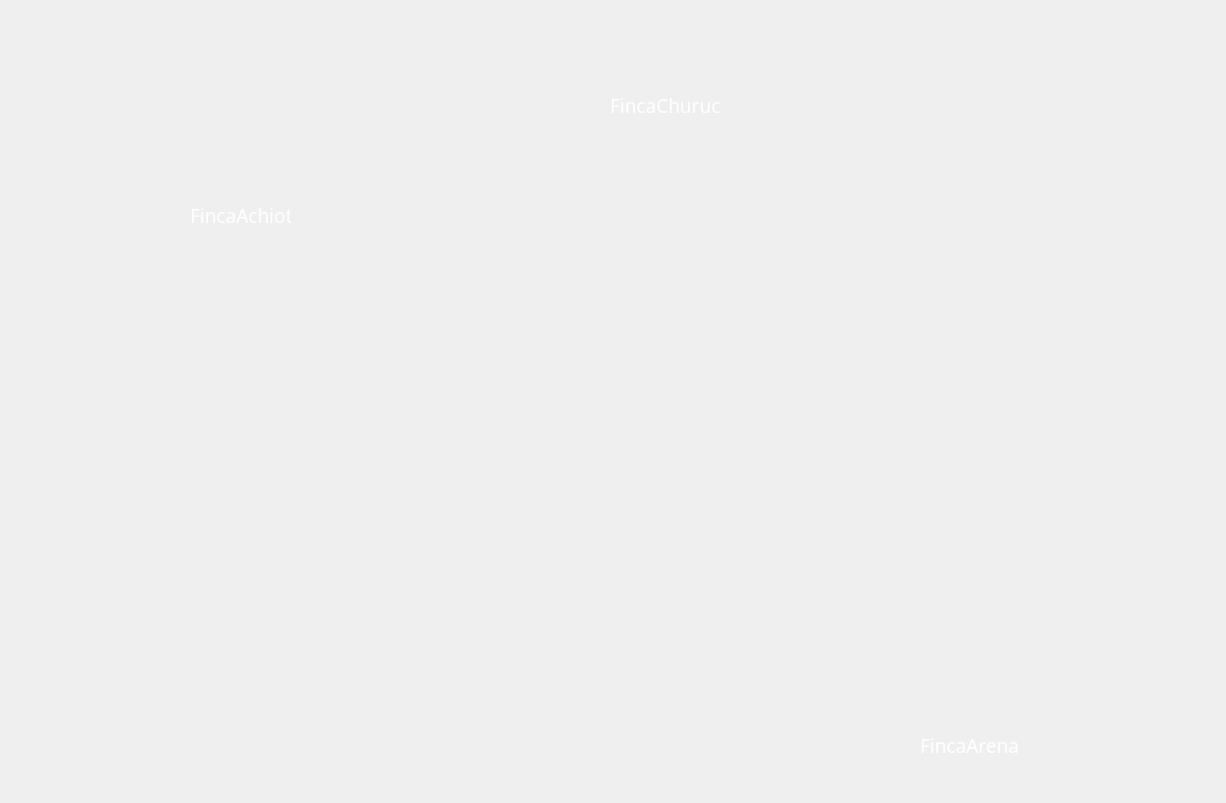
<?xml version="1.0" encoding="UTF-8"?>
<ui version="4.0">
 <class>ventanafincas</class>
 <widget class="QDialog" name="ventanafincas">
  <property name="geometry">
   <rect>
    <x>0</x>
    <y>0</y>
    <width>1226</width>
    <height>803</height>
   </rect>
  </property>
  <property name="windowTitle">
   <string>Dialog</string>
  </property>
  <widget class="QLabel" name="label">
   <property name="geometry">
    <rect>
     <x>0</x>
     <y>-170</y>
     <width>1231</width>
     <height>1141</height>
    </rect>
   </property>
   <property name="text">
    <string/>
   </property>
   <property name="pixmap">
    <pixmap resource="Resources.qrc">:/new/prefix1/FincasTotales.png</pixmap>
   </property>
  </widget>
  <widget class="QPushButton" name="verFincaAchiote">
   <property name="geometry">
    <rect>
     <x>210</x>
     <y>160</y>
     <width>61</width>
     <height>51</height>
    </rect>
   </property>
   <property name="text">
    <string/>
   </property>
   <property name="icon">
    <iconset resource="Resources.qrc">
     <normaloff>:/new/prefix1/punteroMaps.png</normaloff>:/new/prefix1/punteroMaps.png</iconset>
   </property>
   <property name="iconSize">
    <size>
     <width>40</width>
     <height>40</height>
    </size>
   </property>
   <property name="flat">
    <bool>true</bool>
   </property>
  </widget>
  <widget class="QPushButton" name="verFincaChuruca">
   <property name="geometry">
    <rect>
     <x>630</x>
     <y>50</y>
     <width>61</width>
     <height>51</height>
    </rect>
   </property>
   <property name="text">
    <string/>
   </property>
   <property name="icon">
    <iconset resource="Resources.qrc">
     <normaloff>:/new/prefix1/punteroMaps.png</normaloff>:/new/prefix1/punteroMaps.png</iconset>
   </property>
   <property name="iconSize">
    <size>
     <width>40</width>
     <height>40</height>
    </size>
   </property>
   <property name="flat">
    <bool>true</bool>
   </property>
  </widget>
  <widget class="QPushButton" name="verFincaArena">
   <property name="geometry">
    <rect>
     <x>930</x>
     <y>690</y>
     <width>61</width>
     <height>51</height>
    </rect>
   </property>
   <property name="text">
    <string/>
   </property>
   <property name="icon">
    <iconset resource="Resources.qrc">
     <normaloff>:/new/prefix1/punteroMaps.png</normaloff>:/new/prefix1/punteroMaps.png</iconset>
   </property>
   <property name="iconSize">
    <size>
     <width>40</width>
     <height>40</height>
    </size>
   </property>
   <property name="flat">
    <bool>true</bool>
   </property>
  </widget>
  <widget class="QLabel" name="label_2">
   <property name="geometry">
    <rect>
     <x>190</x>
     <y>200</y>
     <width>101</width>
     <height>31</height>
    </rect>
   </property>
   <property name="palette">
    <palette>
     <active>
      <colorrole role="WindowText">
       <brush brushstyle="SolidPattern">
        <color alpha="255">
         <red>255</red>
         <green>255</green>
         <blue>255</blue>
        </color>
       </brush>
      </colorrole>
      <colorrole role="Button">
       <brush brushstyle="SolidPattern">
        <color alpha="255">
         <red>0</red>
         <green>0</green>
         <blue>255</blue>
        </color>
       </brush>
      </colorrole>
      <colorrole role="Light">
       <brush brushstyle="SolidPattern">
        <color alpha="255">
         <red>127</red>
         <green>127</green>
         <blue>255</blue>
        </color>
       </brush>
      </colorrole>
      <colorrole role="Midlight">
       <brush brushstyle="SolidPattern">
        <color alpha="255">
         <red>63</red>
         <green>63</green>
         <blue>255</blue>
        </color>
       </brush>
      </colorrole>
      <colorrole role="Dark">
       <brush brushstyle="SolidPattern">
        <color alpha="255">
         <red>0</red>
         <green>0</green>
         <blue>127</blue>
        </color>
       </brush>
      </colorrole>
      <colorrole role="Mid">
       <brush brushstyle="SolidPattern">
        <color alpha="255">
         <red>0</red>
         <green>0</green>
         <blue>170</blue>
        </color>
       </brush>
      </colorrole>
      <colorrole role="Text">
       <brush brushstyle="SolidPattern">
        <color alpha="255">
         <red>0</red>
         <green>0</green>
         <blue>0</blue>
        </color>
       </brush>
      </colorrole>
      <colorrole role="BrightText">
       <brush brushstyle="SolidPattern">
        <color alpha="255">
         <red>255</red>
         <green>255</green>
         <blue>255</blue>
        </color>
       </brush>
      </colorrole>
      <colorrole role="ButtonText">
       <brush brushstyle="SolidPattern">
        <color alpha="255">
         <red>0</red>
         <green>0</green>
         <blue>0</blue>
        </color>
       </brush>
      </colorrole>
      <colorrole role="Base">
       <brush brushstyle="SolidPattern">
        <color alpha="255">
         <red>255</red>
         <green>255</green>
         <blue>255</blue>
        </color>
       </brush>
      </colorrole>
      <colorrole role="Window">
       <brush brushstyle="SolidPattern">
        <color alpha="255">
         <red>0</red>
         <green>0</green>
         <blue>255</blue>
        </color>
       </brush>
      </colorrole>
      <colorrole role="Shadow">
       <brush brushstyle="SolidPattern">
        <color alpha="255">
         <red>0</red>
         <green>0</green>
         <blue>0</blue>
        </color>
       </brush>
      </colorrole>
      <colorrole role="AlternateBase">
       <brush brushstyle="SolidPattern">
        <color alpha="255">
         <red>127</red>
         <green>127</green>
         <blue>255</blue>
        </color>
       </brush>
      </colorrole>
      <colorrole role="ToolTipBase">
       <brush brushstyle="SolidPattern">
        <color alpha="255">
         <red>255</red>
         <green>255</green>
         <blue>220</blue>
        </color>
       </brush>
      </colorrole>
      <colorrole role="ToolTipText">
       <brush brushstyle="SolidPattern">
        <color alpha="255">
         <red>0</red>
         <green>0</green>
         <blue>0</blue>
        </color>
       </brush>
      </colorrole>
      <colorrole role="PlaceholderText">
       <brush brushstyle="SolidPattern">
        <color alpha="128">
         <red>0</red>
         <green>0</green>
         <blue>0</blue>
        </color>
       </brush>
      </colorrole>
     </active>
     <inactive>
      <colorrole role="WindowText">
       <brush brushstyle="SolidPattern">
        <color alpha="255">
         <red>255</red>
         <green>255</green>
         <blue>255</blue>
        </color>
       </brush>
      </colorrole>
      <colorrole role="Button">
       <brush brushstyle="SolidPattern">
        <color alpha="255">
         <red>0</red>
         <green>0</green>
         <blue>255</blue>
        </color>
       </brush>
      </colorrole>
      <colorrole role="Light">
       <brush brushstyle="SolidPattern">
        <color alpha="255">
         <red>127</red>
         <green>127</green>
         <blue>255</blue>
        </color>
       </brush>
      </colorrole>
      <colorrole role="Midlight">
       <brush brushstyle="SolidPattern">
        <color alpha="255">
         <red>63</red>
         <green>63</green>
         <blue>255</blue>
        </color>
       </brush>
      </colorrole>
      <colorrole role="Dark">
       <brush brushstyle="SolidPattern">
        <color alpha="255">
         <red>0</red>
         <green>0</green>
         <blue>127</blue>
        </color>
       </brush>
      </colorrole>
      <colorrole role="Mid">
       <brush brushstyle="SolidPattern">
        <color alpha="255">
         <red>0</red>
         <green>0</green>
         <blue>170</blue>
        </color>
       </brush>
      </colorrole>
      <colorrole role="Text">
       <brush brushstyle="SolidPattern">
        <color alpha="255">
         <red>0</red>
         <green>0</green>
         <blue>0</blue>
        </color>
       </brush>
      </colorrole>
      <colorrole role="BrightText">
       <brush brushstyle="SolidPattern">
        <color alpha="255">
         <red>255</red>
         <green>255</green>
         <blue>255</blue>
        </color>
       </brush>
      </colorrole>
      <colorrole role="ButtonText">
       <brush brushstyle="SolidPattern">
        <color alpha="255">
         <red>0</red>
         <green>0</green>
         <blue>0</blue>
        </color>
       </brush>
      </colorrole>
      <colorrole role="Base">
       <brush brushstyle="SolidPattern">
        <color alpha="255">
         <red>255</red>
         <green>255</green>
         <blue>255</blue>
        </color>
       </brush>
      </colorrole>
      <colorrole role="Window">
       <brush brushstyle="SolidPattern">
        <color alpha="255">
         <red>0</red>
         <green>0</green>
         <blue>255</blue>
        </color>
       </brush>
      </colorrole>
      <colorrole role="Shadow">
       <brush brushstyle="SolidPattern">
        <color alpha="255">
         <red>0</red>
         <green>0</green>
         <blue>0</blue>
        </color>
       </brush>
      </colorrole>
      <colorrole role="AlternateBase">
       <brush brushstyle="SolidPattern">
        <color alpha="255">
         <red>127</red>
         <green>127</green>
         <blue>255</blue>
        </color>
       </brush>
      </colorrole>
      <colorrole role="ToolTipBase">
       <brush brushstyle="SolidPattern">
        <color alpha="255">
         <red>255</red>
         <green>255</green>
         <blue>220</blue>
        </color>
       </brush>
      </colorrole>
      <colorrole role="ToolTipText">
       <brush brushstyle="SolidPattern">
        <color alpha="255">
         <red>0</red>
         <green>0</green>
         <blue>0</blue>
        </color>
       </brush>
      </colorrole>
      <colorrole role="PlaceholderText">
       <brush brushstyle="SolidPattern">
        <color alpha="128">
         <red>0</red>
         <green>0</green>
         <blue>0</blue>
        </color>
       </brush>
      </colorrole>
     </inactive>
     <disabled>
      <colorrole role="WindowText">
       <brush brushstyle="SolidPattern">
        <color alpha="255">
         <red>0</red>
         <green>0</green>
         <blue>127</blue>
        </color>
       </brush>
      </colorrole>
      <colorrole role="Button">
       <brush brushstyle="SolidPattern">
        <color alpha="255">
         <red>0</red>
         <green>0</green>
         <blue>255</blue>
        </color>
       </brush>
      </colorrole>
      <colorrole role="Light">
       <brush brushstyle="SolidPattern">
        <color alpha="255">
         <red>127</red>
         <green>127</green>
         <blue>255</blue>
        </color>
       </brush>
      </colorrole>
      <colorrole role="Midlight">
       <brush brushstyle="SolidPattern">
        <color alpha="255">
         <red>63</red>
         <green>63</green>
         <blue>255</blue>
        </color>
       </brush>
      </colorrole>
      <colorrole role="Dark">
       <brush brushstyle="SolidPattern">
        <color alpha="255">
         <red>0</red>
         <green>0</green>
         <blue>127</blue>
        </color>
       </brush>
      </colorrole>
      <colorrole role="Mid">
       <brush brushstyle="SolidPattern">
        <color alpha="255">
         <red>0</red>
         <green>0</green>
         <blue>170</blue>
        </color>
       </brush>
      </colorrole>
      <colorrole role="Text">
       <brush brushstyle="SolidPattern">
        <color alpha="255">
         <red>0</red>
         <green>0</green>
         <blue>127</blue>
        </color>
       </brush>
      </colorrole>
      <colorrole role="BrightText">
       <brush brushstyle="SolidPattern">
        <color alpha="255">
         <red>255</red>
         <green>255</green>
         <blue>255</blue>
        </color>
       </brush>
      </colorrole>
      <colorrole role="ButtonText">
       <brush brushstyle="SolidPattern">
        <color alpha="255">
         <red>0</red>
         <green>0</green>
         <blue>127</blue>
        </color>
       </brush>
      </colorrole>
      <colorrole role="Base">
       <brush brushstyle="SolidPattern">
        <color alpha="255">
         <red>0</red>
         <green>0</green>
         <blue>255</blue>
        </color>
       </brush>
      </colorrole>
      <colorrole role="Window">
       <brush brushstyle="SolidPattern">
        <color alpha="255">
         <red>0</red>
         <green>0</green>
         <blue>255</blue>
        </color>
       </brush>
      </colorrole>
      <colorrole role="Shadow">
       <brush brushstyle="SolidPattern">
        <color alpha="255">
         <red>0</red>
         <green>0</green>
         <blue>0</blue>
        </color>
       </brush>
      </colorrole>
      <colorrole role="AlternateBase">
       <brush brushstyle="SolidPattern">
        <color alpha="255">
         <red>0</red>
         <green>0</green>
         <blue>255</blue>
        </color>
       </brush>
      </colorrole>
      <colorrole role="ToolTipBase">
       <brush brushstyle="SolidPattern">
        <color alpha="255">
         <red>255</red>
         <green>255</green>
         <blue>220</blue>
        </color>
       </brush>
      </colorrole>
      <colorrole role="ToolTipText">
       <brush brushstyle="SolidPattern">
        <color alpha="255">
         <red>0</red>
         <green>0</green>
         <blue>0</blue>
        </color>
       </brush>
      </colorrole>
      <colorrole role="PlaceholderText">
       <brush brushstyle="SolidPattern">
        <color alpha="128">
         <red>0</red>
         <green>0</green>
         <blue>0</blue>
        </color>
       </brush>
      </colorrole>
     </disabled>
    </palette>
   </property>
   <property name="font">
    <font>
     <family>Bahnschrift Light Condensed</family>
     <pointsize>14</pointsize>
    </font>
   </property>
   <property name="autoFillBackground">
    <bool>false</bool>
   </property>
   <property name="text">
    <string>FincaAchiote</string>
   </property>
  </widget>
  <widget class="QLabel" name="label_3">
   <property name="geometry">
    <rect>
     <x>920</x>
     <y>730</y>
     <width>101</width>
     <height>31</height>
    </rect>
   </property>
   <property name="palette">
    <palette>
     <active>
      <colorrole role="WindowText">
       <brush brushstyle="SolidPattern">
        <color alpha="255">
         <red>255</red>
         <green>255</green>
         <blue>255</blue>
        </color>
       </brush>
      </colorrole>
      <colorrole role="Button">
       <brush brushstyle="SolidPattern">
        <color alpha="255">
         <red>0</red>
         <green>0</green>
         <blue>255</blue>
        </color>
       </brush>
      </colorrole>
      <colorrole role="Light">
       <brush brushstyle="SolidPattern">
        <color alpha="255">
         <red>127</red>
         <green>127</green>
         <blue>255</blue>
        </color>
       </brush>
      </colorrole>
      <colorrole role="Midlight">
       <brush brushstyle="SolidPattern">
        <color alpha="255">
         <red>63</red>
         <green>63</green>
         <blue>255</blue>
        </color>
       </brush>
      </colorrole>
      <colorrole role="Dark">
       <brush brushstyle="SolidPattern">
        <color alpha="255">
         <red>0</red>
         <green>0</green>
         <blue>127</blue>
        </color>
       </brush>
      </colorrole>
      <colorrole role="Mid">
       <brush brushstyle="SolidPattern">
        <color alpha="255">
         <red>0</red>
         <green>0</green>
         <blue>170</blue>
        </color>
       </brush>
      </colorrole>
      <colorrole role="Text">
       <brush brushstyle="SolidPattern">
        <color alpha="255">
         <red>0</red>
         <green>0</green>
         <blue>0</blue>
        </color>
       </brush>
      </colorrole>
      <colorrole role="BrightText">
       <brush brushstyle="SolidPattern">
        <color alpha="255">
         <red>255</red>
         <green>255</green>
         <blue>255</blue>
        </color>
       </brush>
      </colorrole>
      <colorrole role="ButtonText">
       <brush brushstyle="SolidPattern">
        <color alpha="255">
         <red>0</red>
         <green>0</green>
         <blue>0</blue>
        </color>
       </brush>
      </colorrole>
      <colorrole role="Base">
       <brush brushstyle="SolidPattern">
        <color alpha="255">
         <red>255</red>
         <green>255</green>
         <blue>255</blue>
        </color>
       </brush>
      </colorrole>
      <colorrole role="Window">
       <brush brushstyle="SolidPattern">
        <color alpha="255">
         <red>0</red>
         <green>0</green>
         <blue>255</blue>
        </color>
       </brush>
      </colorrole>
      <colorrole role="Shadow">
       <brush brushstyle="SolidPattern">
        <color alpha="255">
         <red>0</red>
         <green>0</green>
         <blue>0</blue>
        </color>
       </brush>
      </colorrole>
      <colorrole role="AlternateBase">
       <brush brushstyle="SolidPattern">
        <color alpha="255">
         <red>127</red>
         <green>127</green>
         <blue>255</blue>
        </color>
       </brush>
      </colorrole>
      <colorrole role="ToolTipBase">
       <brush brushstyle="SolidPattern">
        <color alpha="255">
         <red>255</red>
         <green>255</green>
         <blue>220</blue>
        </color>
       </brush>
      </colorrole>
      <colorrole role="ToolTipText">
       <brush brushstyle="SolidPattern">
        <color alpha="255">
         <red>0</red>
         <green>0</green>
         <blue>0</blue>
        </color>
       </brush>
      </colorrole>
      <colorrole role="PlaceholderText">
       <brush brushstyle="SolidPattern">
        <color alpha="128">
         <red>0</red>
         <green>0</green>
         <blue>0</blue>
        </color>
       </brush>
      </colorrole>
     </active>
     <inactive>
      <colorrole role="WindowText">
       <brush brushstyle="SolidPattern">
        <color alpha="255">
         <red>255</red>
         <green>255</green>
         <blue>255</blue>
        </color>
       </brush>
      </colorrole>
      <colorrole role="Button">
       <brush brushstyle="SolidPattern">
        <color alpha="255">
         <red>0</red>
         <green>0</green>
         <blue>255</blue>
        </color>
       </brush>
      </colorrole>
      <colorrole role="Light">
       <brush brushstyle="SolidPattern">
        <color alpha="255">
         <red>127</red>
         <green>127</green>
         <blue>255</blue>
        </color>
       </brush>
      </colorrole>
      <colorrole role="Midlight">
       <brush brushstyle="SolidPattern">
        <color alpha="255">
         <red>63</red>
         <green>63</green>
         <blue>255</blue>
        </color>
       </brush>
      </colorrole>
      <colorrole role="Dark">
       <brush brushstyle="SolidPattern">
        <color alpha="255">
         <red>0</red>
         <green>0</green>
         <blue>127</blue>
        </color>
       </brush>
      </colorrole>
      <colorrole role="Mid">
       <brush brushstyle="SolidPattern">
        <color alpha="255">
         <red>0</red>
         <green>0</green>
         <blue>170</blue>
        </color>
       </brush>
      </colorrole>
      <colorrole role="Text">
       <brush brushstyle="SolidPattern">
        <color alpha="255">
         <red>0</red>
         <green>0</green>
         <blue>0</blue>
        </color>
       </brush>
      </colorrole>
      <colorrole role="BrightText">
       <brush brushstyle="SolidPattern">
        <color alpha="255">
         <red>255</red>
         <green>255</green>
         <blue>255</blue>
        </color>
       </brush>
      </colorrole>
      <colorrole role="ButtonText">
       <brush brushstyle="SolidPattern">
        <color alpha="255">
         <red>0</red>
         <green>0</green>
         <blue>0</blue>
        </color>
       </brush>
      </colorrole>
      <colorrole role="Base">
       <brush brushstyle="SolidPattern">
        <color alpha="255">
         <red>255</red>
         <green>255</green>
         <blue>255</blue>
        </color>
       </brush>
      </colorrole>
      <colorrole role="Window">
       <brush brushstyle="SolidPattern">
        <color alpha="255">
         <red>0</red>
         <green>0</green>
         <blue>255</blue>
        </color>
       </brush>
      </colorrole>
      <colorrole role="Shadow">
       <brush brushstyle="SolidPattern">
        <color alpha="255">
         <red>0</red>
         <green>0</green>
         <blue>0</blue>
        </color>
       </brush>
      </colorrole>
      <colorrole role="AlternateBase">
       <brush brushstyle="SolidPattern">
        <color alpha="255">
         <red>127</red>
         <green>127</green>
         <blue>255</blue>
        </color>
       </brush>
      </colorrole>
      <colorrole role="ToolTipBase">
       <brush brushstyle="SolidPattern">
        <color alpha="255">
         <red>255</red>
         <green>255</green>
         <blue>220</blue>
        </color>
       </brush>
      </colorrole>
      <colorrole role="ToolTipText">
       <brush brushstyle="SolidPattern">
        <color alpha="255">
         <red>0</red>
         <green>0</green>
         <blue>0</blue>
        </color>
       </brush>
      </colorrole>
      <colorrole role="PlaceholderText">
       <brush brushstyle="SolidPattern">
        <color alpha="128">
         <red>0</red>
         <green>0</green>
         <blue>0</blue>
        </color>
       </brush>
      </colorrole>
     </inactive>
     <disabled>
      <colorrole role="WindowText">
       <brush brushstyle="SolidPattern">
        <color alpha="255">
         <red>0</red>
         <green>0</green>
         <blue>127</blue>
        </color>
       </brush>
      </colorrole>
      <colorrole role="Button">
       <brush brushstyle="SolidPattern">
        <color alpha="255">
         <red>0</red>
         <green>0</green>
         <blue>255</blue>
        </color>
       </brush>
      </colorrole>
      <colorrole role="Light">
       <brush brushstyle="SolidPattern">
        <color alpha="255">
         <red>127</red>
         <green>127</green>
         <blue>255</blue>
        </color>
       </brush>
      </colorrole>
      <colorrole role="Midlight">
       <brush brushstyle="SolidPattern">
        <color alpha="255">
         <red>63</red>
         <green>63</green>
         <blue>255</blue>
        </color>
       </brush>
      </colorrole>
      <colorrole role="Dark">
       <brush brushstyle="SolidPattern">
        <color alpha="255">
         <red>0</red>
         <green>0</green>
         <blue>127</blue>
        </color>
       </brush>
      </colorrole>
      <colorrole role="Mid">
       <brush brushstyle="SolidPattern">
        <color alpha="255">
         <red>0</red>
         <green>0</green>
         <blue>170</blue>
        </color>
       </brush>
      </colorrole>
      <colorrole role="Text">
       <brush brushstyle="SolidPattern">
        <color alpha="255">
         <red>0</red>
         <green>0</green>
         <blue>127</blue>
        </color>
       </brush>
      </colorrole>
      <colorrole role="BrightText">
       <brush brushstyle="SolidPattern">
        <color alpha="255">
         <red>255</red>
         <green>255</green>
         <blue>255</blue>
        </color>
       </brush>
      </colorrole>
      <colorrole role="ButtonText">
       <brush brushstyle="SolidPattern">
        <color alpha="255">
         <red>0</red>
         <green>0</green>
         <blue>127</blue>
        </color>
       </brush>
      </colorrole>
      <colorrole role="Base">
       <brush brushstyle="SolidPattern">
        <color alpha="255">
         <red>0</red>
         <green>0</green>
         <blue>255</blue>
        </color>
       </brush>
      </colorrole>
      <colorrole role="Window">
       <brush brushstyle="SolidPattern">
        <color alpha="255">
         <red>0</red>
         <green>0</green>
         <blue>255</blue>
        </color>
       </brush>
      </colorrole>
      <colorrole role="Shadow">
       <brush brushstyle="SolidPattern">
        <color alpha="255">
         <red>0</red>
         <green>0</green>
         <blue>0</blue>
        </color>
       </brush>
      </colorrole>
      <colorrole role="AlternateBase">
       <brush brushstyle="SolidPattern">
        <color alpha="255">
         <red>0</red>
         <green>0</green>
         <blue>255</blue>
        </color>
       </brush>
      </colorrole>
      <colorrole role="ToolTipBase">
       <brush brushstyle="SolidPattern">
        <color alpha="255">
         <red>255</red>
         <green>255</green>
         <blue>220</blue>
        </color>
       </brush>
      </colorrole>
      <colorrole role="ToolTipText">
       <brush brushstyle="SolidPattern">
        <color alpha="255">
         <red>0</red>
         <green>0</green>
         <blue>0</blue>
        </color>
       </brush>
      </colorrole>
      <colorrole role="PlaceholderText">
       <brush brushstyle="SolidPattern">
        <color alpha="128">
         <red>0</red>
         <green>0</green>
         <blue>0</blue>
        </color>
       </brush>
      </colorrole>
     </disabled>
    </palette>
   </property>
   <property name="font">
    <font>
     <family>Bahnschrift Light Condensed</family>
     <pointsize>14</pointsize>
    </font>
   </property>
   <property name="autoFillBackground">
    <bool>false</bool>
   </property>
   <property name="text">
    <string>FincaArena</string>
   </property>
  </widget>
  <widget class="QLabel" name="label_4">
   <property name="geometry">
    <rect>
     <x>610</x>
     <y>90</y>
     <width>111</width>
     <height>31</height>
    </rect>
   </property>
   <property name="palette">
    <palette>
     <active>
      <colorrole role="WindowText">
       <brush brushstyle="SolidPattern">
        <color alpha="255">
         <red>255</red>
         <green>255</green>
         <blue>255</blue>
        </color>
       </brush>
      </colorrole>
      <colorrole role="Button">
       <brush brushstyle="SolidPattern">
        <color alpha="255">
         <red>0</red>
         <green>0</green>
         <blue>255</blue>
        </color>
       </brush>
      </colorrole>
      <colorrole role="Light">
       <brush brushstyle="SolidPattern">
        <color alpha="255">
         <red>127</red>
         <green>127</green>
         <blue>255</blue>
        </color>
       </brush>
      </colorrole>
      <colorrole role="Midlight">
       <brush brushstyle="SolidPattern">
        <color alpha="255">
         <red>63</red>
         <green>63</green>
         <blue>255</blue>
        </color>
       </brush>
      </colorrole>
      <colorrole role="Dark">
       <brush brushstyle="SolidPattern">
        <color alpha="255">
         <red>0</red>
         <green>0</green>
         <blue>127</blue>
        </color>
       </brush>
      </colorrole>
      <colorrole role="Mid">
       <brush brushstyle="SolidPattern">
        <color alpha="255">
         <red>0</red>
         <green>0</green>
         <blue>170</blue>
        </color>
       </brush>
      </colorrole>
      <colorrole role="Text">
       <brush brushstyle="SolidPattern">
        <color alpha="255">
         <red>0</red>
         <green>0</green>
         <blue>0</blue>
        </color>
       </brush>
      </colorrole>
      <colorrole role="BrightText">
       <brush brushstyle="SolidPattern">
        <color alpha="255">
         <red>255</red>
         <green>255</green>
         <blue>255</blue>
        </color>
       </brush>
      </colorrole>
      <colorrole role="ButtonText">
       <brush brushstyle="SolidPattern">
        <color alpha="255">
         <red>0</red>
         <green>0</green>
         <blue>0</blue>
        </color>
       </brush>
      </colorrole>
      <colorrole role="Base">
       <brush brushstyle="SolidPattern">
        <color alpha="255">
         <red>255</red>
         <green>255</green>
         <blue>255</blue>
        </color>
       </brush>
      </colorrole>
      <colorrole role="Window">
       <brush brushstyle="SolidPattern">
        <color alpha="255">
         <red>0</red>
         <green>0</green>
         <blue>255</blue>
        </color>
       </brush>
      </colorrole>
      <colorrole role="Shadow">
       <brush brushstyle="SolidPattern">
        <color alpha="255">
         <red>0</red>
         <green>0</green>
         <blue>0</blue>
        </color>
       </brush>
      </colorrole>
      <colorrole role="AlternateBase">
       <brush brushstyle="SolidPattern">
        <color alpha="255">
         <red>127</red>
         <green>127</green>
         <blue>255</blue>
        </color>
       </brush>
      </colorrole>
      <colorrole role="ToolTipBase">
       <brush brushstyle="SolidPattern">
        <color alpha="255">
         <red>255</red>
         <green>255</green>
         <blue>220</blue>
        </color>
       </brush>
      </colorrole>
      <colorrole role="ToolTipText">
       <brush brushstyle="SolidPattern">
        <color alpha="255">
         <red>0</red>
         <green>0</green>
         <blue>0</blue>
        </color>
       </brush>
      </colorrole>
      <colorrole role="PlaceholderText">
       <brush brushstyle="SolidPattern">
        <color alpha="128">
         <red>0</red>
         <green>0</green>
         <blue>0</blue>
        </color>
       </brush>
      </colorrole>
     </active>
     <inactive>
      <colorrole role="WindowText">
       <brush brushstyle="SolidPattern">
        <color alpha="255">
         <red>255</red>
         <green>255</green>
         <blue>255</blue>
        </color>
       </brush>
      </colorrole>
      <colorrole role="Button">
       <brush brushstyle="SolidPattern">
        <color alpha="255">
         <red>0</red>
         <green>0</green>
         <blue>255</blue>
        </color>
       </brush>
      </colorrole>
      <colorrole role="Light">
       <brush brushstyle="SolidPattern">
        <color alpha="255">
         <red>127</red>
         <green>127</green>
         <blue>255</blue>
        </color>
       </brush>
      </colorrole>
      <colorrole role="Midlight">
       <brush brushstyle="SolidPattern">
        <color alpha="255">
         <red>63</red>
         <green>63</green>
         <blue>255</blue>
        </color>
       </brush>
      </colorrole>
      <colorrole role="Dark">
       <brush brushstyle="SolidPattern">
        <color alpha="255">
         <red>0</red>
         <green>0</green>
         <blue>127</blue>
        </color>
       </brush>
      </colorrole>
      <colorrole role="Mid">
       <brush brushstyle="SolidPattern">
        <color alpha="255">
         <red>0</red>
         <green>0</green>
         <blue>170</blue>
        </color>
       </brush>
      </colorrole>
      <colorrole role="Text">
       <brush brushstyle="SolidPattern">
        <color alpha="255">
         <red>0</red>
         <green>0</green>
         <blue>0</blue>
        </color>
       </brush>
      </colorrole>
      <colorrole role="BrightText">
       <brush brushstyle="SolidPattern">
        <color alpha="255">
         <red>255</red>
         <green>255</green>
         <blue>255</blue>
        </color>
       </brush>
      </colorrole>
      <colorrole role="ButtonText">
       <brush brushstyle="SolidPattern">
        <color alpha="255">
         <red>0</red>
         <green>0</green>
         <blue>0</blue>
        </color>
       </brush>
      </colorrole>
      <colorrole role="Base">
       <brush brushstyle="SolidPattern">
        <color alpha="255">
         <red>255</red>
         <green>255</green>
         <blue>255</blue>
        </color>
       </brush>
      </colorrole>
      <colorrole role="Window">
       <brush brushstyle="SolidPattern">
        <color alpha="255">
         <red>0</red>
         <green>0</green>
         <blue>255</blue>
        </color>
       </brush>
      </colorrole>
      <colorrole role="Shadow">
       <brush brushstyle="SolidPattern">
        <color alpha="255">
         <red>0</red>
         <green>0</green>
         <blue>0</blue>
        </color>
       </brush>
      </colorrole>
      <colorrole role="AlternateBase">
       <brush brushstyle="SolidPattern">
        <color alpha="255">
         <red>127</red>
         <green>127</green>
         <blue>255</blue>
        </color>
       </brush>
      </colorrole>
      <colorrole role="ToolTipBase">
       <brush brushstyle="SolidPattern">
        <color alpha="255">
         <red>255</red>
         <green>255</green>
         <blue>220</blue>
        </color>
       </brush>
      </colorrole>
      <colorrole role="ToolTipText">
       <brush brushstyle="SolidPattern">
        <color alpha="255">
         <red>0</red>
         <green>0</green>
         <blue>0</blue>
        </color>
       </brush>
      </colorrole>
      <colorrole role="PlaceholderText">
       <brush brushstyle="SolidPattern">
        <color alpha="128">
         <red>0</red>
         <green>0</green>
         <blue>0</blue>
        </color>
       </brush>
      </colorrole>
     </inactive>
     <disabled>
      <colorrole role="WindowText">
       <brush brushstyle="SolidPattern">
        <color alpha="255">
         <red>0</red>
         <green>0</green>
         <blue>127</blue>
        </color>
       </brush>
      </colorrole>
      <colorrole role="Button">
       <brush brushstyle="SolidPattern">
        <color alpha="255">
         <red>0</red>
         <green>0</green>
         <blue>255</blue>
        </color>
       </brush>
      </colorrole>
      <colorrole role="Light">
       <brush brushstyle="SolidPattern">
        <color alpha="255">
         <red>127</red>
         <green>127</green>
         <blue>255</blue>
        </color>
       </brush>
      </colorrole>
      <colorrole role="Midlight">
       <brush brushstyle="SolidPattern">
        <color alpha="255">
         <red>63</red>
         <green>63</green>
         <blue>255</blue>
        </color>
       </brush>
      </colorrole>
      <colorrole role="Dark">
       <brush brushstyle="SolidPattern">
        <color alpha="255">
         <red>0</red>
         <green>0</green>
         <blue>127</blue>
        </color>
       </brush>
      </colorrole>
      <colorrole role="Mid">
       <brush brushstyle="SolidPattern">
        <color alpha="255">
         <red>0</red>
         <green>0</green>
         <blue>170</blue>
        </color>
       </brush>
      </colorrole>
      <colorrole role="Text">
       <brush brushstyle="SolidPattern">
        <color alpha="255">
         <red>0</red>
         <green>0</green>
         <blue>127</blue>
        </color>
       </brush>
      </colorrole>
      <colorrole role="BrightText">
       <brush brushstyle="SolidPattern">
        <color alpha="255">
         <red>255</red>
         <green>255</green>
         <blue>255</blue>
        </color>
       </brush>
      </colorrole>
      <colorrole role="ButtonText">
       <brush brushstyle="SolidPattern">
        <color alpha="255">
         <red>0</red>
         <green>0</green>
         <blue>127</blue>
        </color>
       </brush>
      </colorrole>
      <colorrole role="Base">
       <brush brushstyle="SolidPattern">
        <color alpha="255">
         <red>0</red>
         <green>0</green>
         <blue>255</blue>
        </color>
       </brush>
      </colorrole>
      <colorrole role="Window">
       <brush brushstyle="SolidPattern">
        <color alpha="255">
         <red>0</red>
         <green>0</green>
         <blue>255</blue>
        </color>
       </brush>
      </colorrole>
      <colorrole role="Shadow">
       <brush brushstyle="SolidPattern">
        <color alpha="255">
         <red>0</red>
         <green>0</green>
         <blue>0</blue>
        </color>
       </brush>
      </colorrole>
      <colorrole role="AlternateBase">
       <brush brushstyle="SolidPattern">
        <color alpha="255">
         <red>0</red>
         <green>0</green>
         <blue>255</blue>
        </color>
       </brush>
      </colorrole>
      <colorrole role="ToolTipBase">
       <brush brushstyle="SolidPattern">
        <color alpha="255">
         <red>255</red>
         <green>255</green>
         <blue>220</blue>
        </color>
       </brush>
      </colorrole>
      <colorrole role="ToolTipText">
       <brush brushstyle="SolidPattern">
        <color alpha="255">
         <red>0</red>
         <green>0</green>
         <blue>0</blue>
        </color>
       </brush>
      </colorrole>
      <colorrole role="PlaceholderText">
       <brush brushstyle="SolidPattern">
        <color alpha="128">
         <red>0</red>
         <green>0</green>
         <blue>0</blue>
        </color>
       </brush>
      </colorrole>
     </disabled>
    </palette>
   </property>
   <property name="font">
    <font>
     <family>Bahnschrift Light Condensed</family>
     <pointsize>14</pointsize>
    </font>
   </property>
   <property name="autoFillBackground">
    <bool>false</bool>
   </property>
   <property name="text">
    <string>FincaChuruca</string>
   </property>
  </widget>
 </widget>
 <resources>
  <include location="Resources.qrc"/>
 </resources>
 <connections/>
</ui>
